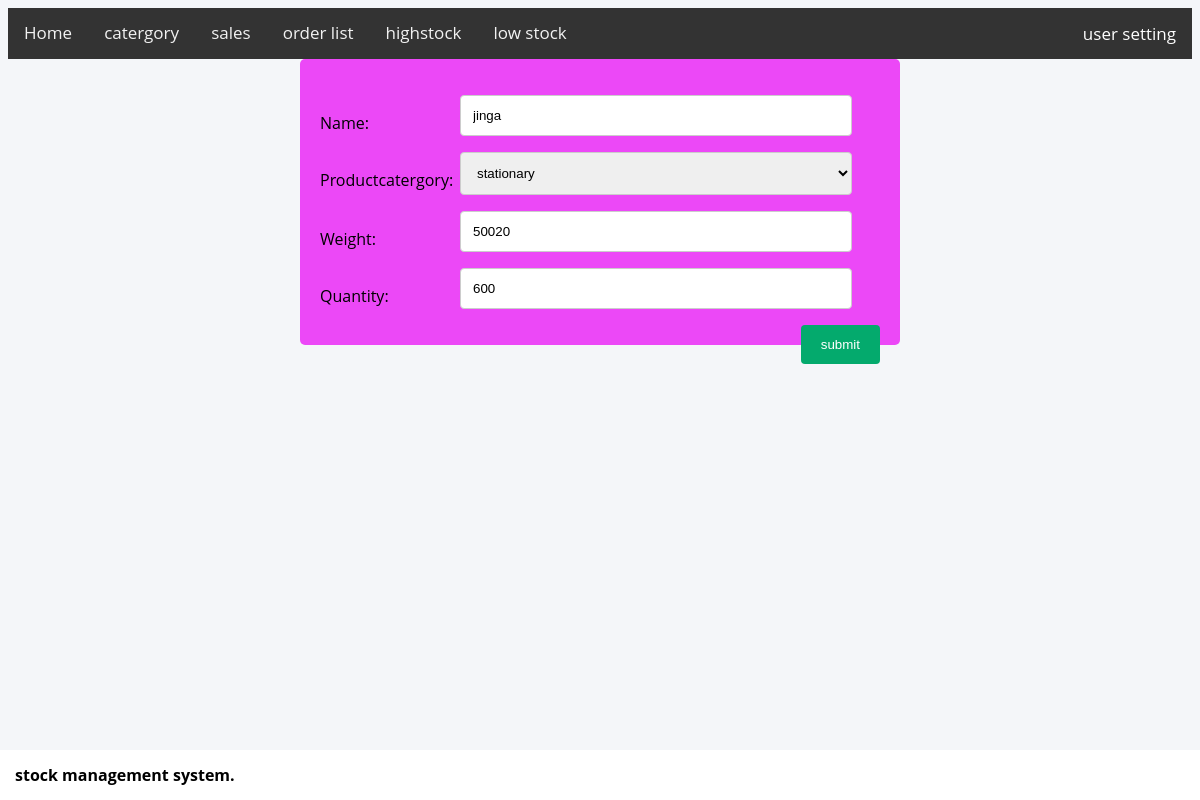
/ProductUpdate/1/ (signed in), run on the app's committed database.
### goodies/models.py (models this page shows, shortened)
class Product(models.Model):
    name = models.CharField(max_length=50)
    productcatergory = models.ForeignKey(Catergory, on_delete=models.CASCADE)
    weight = models.CharField(max_length=50)
    quantity = models.PositiveIntegerField()
    date_created = models.DateTimeField(auto_now_add=True, auto_now=False)
    last_update = models.DateTimeField(auto_now_add=False, auto_now=True)
    objects = models.Manager()
    quantify = QuantityManager()
    lessquantity = LessManager()

class Catergory(models.Model):
    name = models.CharField(max_length=50, unique=True)
    def __str__(self):
        return self.name

### goodies/views.py (the view)
# urls.py: path('ProductUpdate/<int:pk>/', views.ProductUpdate.as_view(), name='ProductUpdate'),
class ProductUpdate(LoginRequiredMixin, UpdateView):
    login_url = '/accounts/login/'
    model = Product
    fields = '__all__'
    success_url = "/"
    template_name = 'goodies/form.html'

### goodies/templates/goodies/form.html (shortened to what this page needs)
{%extends 'goodies/base.html'%}
{%block content%}
<div class="container">
    <form method="post">
        {{form.as_p}}
        <input type="submit" value="submit">
    </form>
</div>
{%endblock%}

### goodies/static/css/styling.css (style rules this page uses)
body { background: #f4f6f9; font-family: "Open Sans", sans-serif; line-height: 1.25; }
* { box-sizing: border-box; }
input[type=text],input[type=number],input[type=email], input[type=date], input[type=password],select { width: 70%; padding: 12px; border: 1px solid #ccc; border-radius: 4px; resize: vertical; }
label { padding: 12px 12px 12px 0; display: inline-block; }
input[type=submit] { background-color: #04AA6D; color: white; padding: 12px 20px; border: none; border-radius: 4px; cursor: pointer; float: right; }
.container { border-radius: 5px; background-color: #f2f2f2; padding: 20px; width: 600px; background: #ec48f7; margin: 0 auto; height: auto; }
label { float: left; width: 25%; margin-top: 6px; }

### data on the page
Product: name "jinga", productcatergory "stationary", weight "50020", quantity "600"
